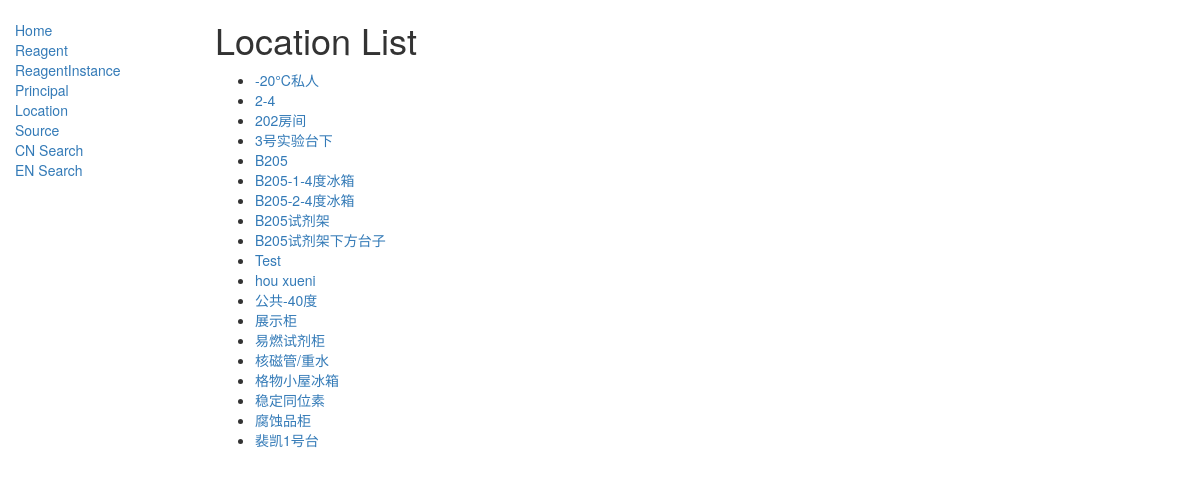
/catalog/location/, run on the app's committed database.
### catalog/models.py (models this page shows, shortened)
class Location(models.Model):
    name = models.CharField(
        max_length=200,
        help_text=
        "Enter a Location (e.g. B205-4°C-Refrigerator, B205-Table1-Lowbox)")
    class Meta:
        ordering = ['name']
    def get_absolute_url(self):
        return reverse('location-detail', args=[str(self.id)])

### catalog/views.py (the view)
# urls.py: path('location/', views.LocationListView.as_view(), name='location'),
class LocationListView(generic.ListView):
    model = Location
    paginate_by = 30

### catalog/templates/catalog/location_list.html
{% extends "base_generic.html" %}
{% block content %}
<h1>Location List</h1>
{% if location_list %}
<ul>
    {% for location in location_list %}
    <li>
        <a href="{{ location.get_absolute_url }}">{{ location.name }}</a>
    </li>
    {% endfor %}
</ul>
{% else %}
<p>There are no location in the database.</p>
{% endif %}
{% endblock %}

### data on the page
Location: name "-20°C私人"
Location: name "2-4"
Location: name "202房间"
Location: name "3号实验台下"
Location: name "B205"
Location: name "B205-1-4度冰箱"
Location: name "B205-2-4度冰箱"
Location: name "B205试剂架"
Location: name "B205试剂架下方台子"
Location: name "Test"
Location: name "hou xueni"
Location: name "公共-40度"
Location: name "展示柜"
Location: name "易燃试剂柜"
Location: name "核磁管/重水"
Location: name "格物小屋冰箱"
Location: name "稳定同位素"
Location: name "腐蚀品柜"
Location: name "裴凯1号台"
